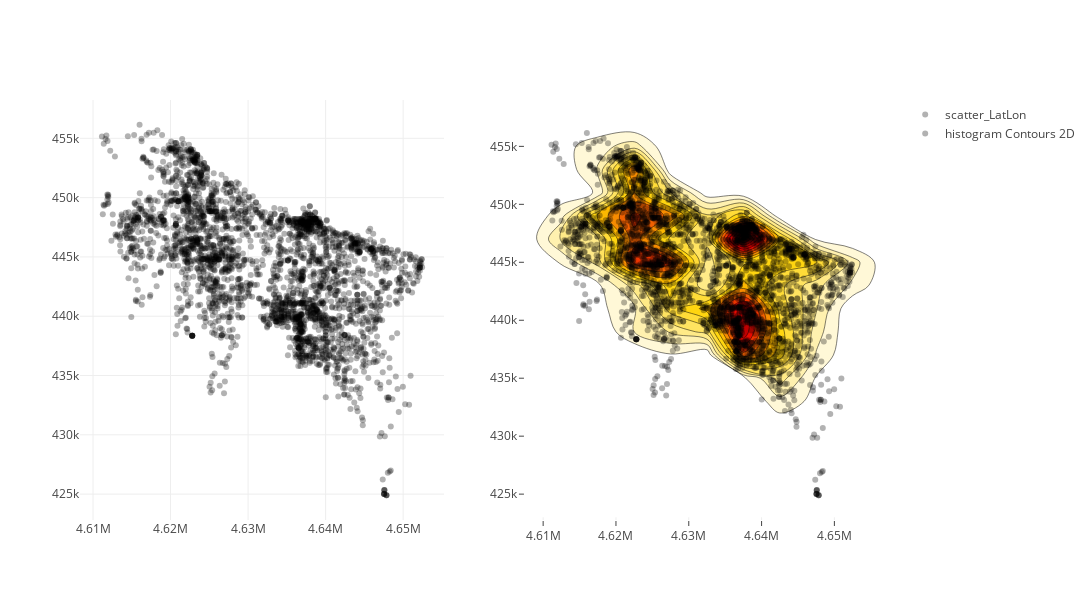

Here is the notebook cell this chart was saved with:
### Markdown cell above
#### Using Plotly:

### Code cell
obj_plot = Plot()
obj_plot.set_figure(1,2, 600,1200)

# plot1
obj_plot.plot_config({'plot_type':'scatter', 'plot_mode':'markers', 'plot_name':'scatter_LatLon'})
obj_plot.base_plot(x=chicagoCrime['latUTM'], y=chicagoCrime['lonUTM'])


# plot2
obj_plot.plot_config({'plot_type':'scatter', 'plot_mode':'markers', 'plot_name':'histogram Contours 2D'})
obj_plot.base_plot(x=chicagoCrime['latUTM'], y=chicagoCrime['lonUTM'])
obj_plot.plot_config({'plot_type':'hist2Dcontour'})
obj_plot.add_plot(x=chicagoCrime['latUTM'], y=chicagoCrime['lonUTM'])

obj_plot.show()

### Figure 1 — Plotly figure (JSON) as saved in the notebook; plotly's stock layout.template omitted (floating-point values rounded to 4 significant figures; data arrays with more than 128 entries replaced by an {"elided": "..."} marker saying what was removed)
{"data": [{"marker": {"color": "black", "opacity": 0.3, "size": "6"}, "mode": "markers", "name": "scatter_LatLon", "type": "scatter", "x": {"elided": "3000 float values"}, "xaxis": "x1", "y": {"elided": "3000 float values"}, "yaxis": "y1"}, {"marker": {"color": "black", "opacity": 0.3, "size": "6"}, "mode": "markers", "name": "histogram Contours 2D", "type": "scatter", "x": {"elided": "3000 float values"}, "xaxis": "x2", "y": {"elided": "3000 float values"}, "yaxis": "y2"}, {"colorscale": "Hot", "name": "histogram Contours 2D", "ncontours": 20, "reversescale": true, "showscale": false, "type": "histogram2dcontour", "x": {"elided": "3000 float values"}, "xaxis": "x2", "y": {"elided": "3000 float values"}, "yaxis": "y2"}], "layout": {"height": 600, "width": 1200, "xaxis1": {"anchor": "y1", "domain": [0, 0.45]}, "xaxis2": {"anchor": "y2", "domain": [0.55, 1]}, "yaxis1": {"anchor": "x1", "domain": [0, 1]}, "yaxis2": {"anchor": "x2", "domain": [0, 1]}}}
